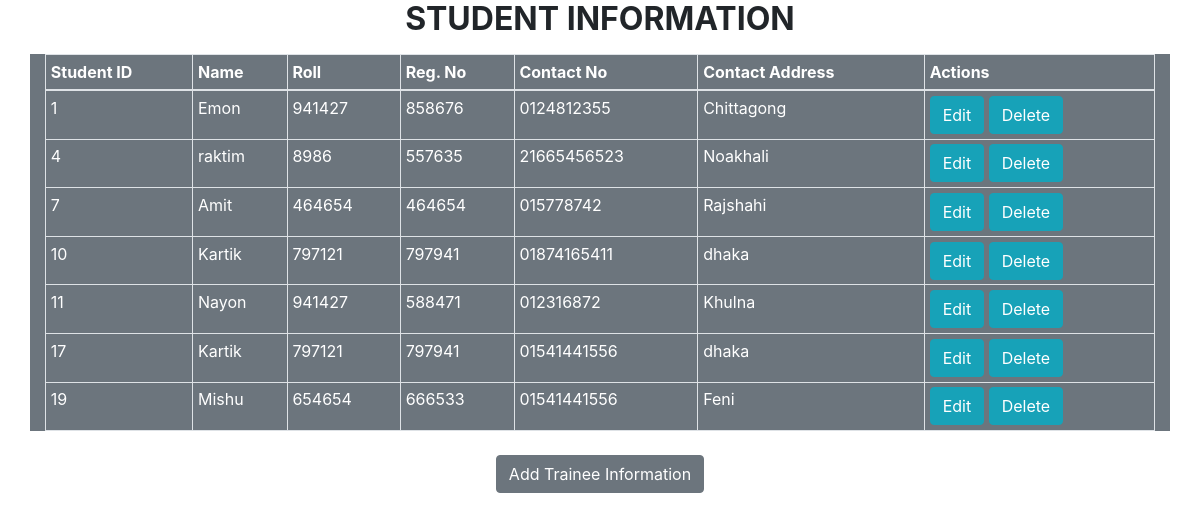
The page / on the database its author committed.
### CrudApp/models.py (models this page shows)
class Student(models.Model):
    StudentID = models.AutoField(primary_key=True)
    Name = models.CharField(max_length=20)
    Roll = models.CharField(max_length=6)
    RegNo = models.CharField(max_length=6)
    ContactNo = models.CharField(max_length=11)
    ContactAddress = models.CharField(max_length=100)
    class Meta:
        db_table = "STUDENT"

### CrudApp/views.py (the view)
# urls.py: path('', views.show),
def show(request):
    students = Student.objects.all()
    return render(request, "show.html", {'students': students})

### CrudApp/templates/show.html (shortened to what this page needs)
<!DOCTYPE html>
<html lang="en">
<head>
    <link rel="stylesheet" href="https://maxcdn.bootstrapcdn.com/bootstrap/4.0.0/css/bootstrap.min.css">
</head>
<body>
 <h2 class="text-center text-uppercase font-weight-bold mb-3">Student Information</h2>
<div class="container bg-secondary text-white">
    <table class="table table-bordered table-sm">
        <thead>
              <tr>
                  <th>Student ID</th>
                  <th>Name</th>
                  <th>Roll</th>
                  <th>Reg. No</th>
                  <th>Contact No</th>
                  <th>Contact Address</th>
                  <th>Actions</th>
            </tr>
        </thead>
      <tbody>
       {% for student in students %}
        <tr>
            <td>{{student.StudentID}}</td>
            <td>{{student.Name}}</td>
            <td>{{student.Roll}}</td>
            <td>{{student.RegNo}}</td>
            <td>{{student.ContactNo}}</td>
            <td>{{student.ContactAddress}}</td>
            <td>
                <a href="/edit/{{student.StudentID}}" class="btn btn-info">Edit</a>
                <a href="/delete/{{student.StudentID}}" onclick="return confirm('atelhlkfh')" class="btn btn-info">Delete</a>
            </td>
        </tr>
        {% endfor %}
      </tbody>
    </table>
</div>
<center>
    <a href="/save" class="btn btn-secondary mt-2 mb-5">Add Trainee Information</a>
</center>
</body>
</html>

### rows shown on the page
Student: StudentID "1", Name "Emon", Roll "941427", RegNo "858676", ContactNo "0124812355", ContactAddress "Chittagong"
Student: StudentID "4", Name "raktim", Roll "8986", RegNo "557635", ContactNo "21665456523", ContactAddress "Noakhali"
Student: StudentID "7", Name "Amit", Roll "464654", RegNo "464654", ContactNo "015778742", ContactAddress "Rajshahi"
Student: StudentID "10", Name "Kartik", Roll "797121", RegNo "797941", ContactNo "01874165411", ContactAddress "dhaka"
Student: StudentID "11", Name "Nayon", Roll "941427", RegNo "588471", ContactNo "012316872", ContactAddress "Khulna"
Student: StudentID "17", Name "Kartik", Roll "797121", RegNo "797941", ContactNo "01541441556", ContactAddress "dhaka"
Student: StudentID "19", Name "Mishu", Roll "654654", RegNo "666533", ContactNo "01541441556", ContactAddress "Feni"
